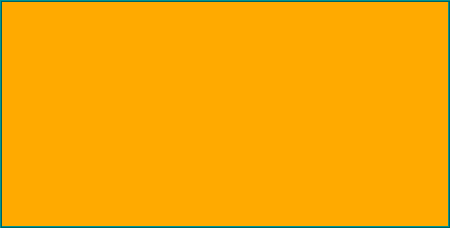
<?xml version="1.0" encoding="UTF-8"?>
<ui version="4.0">
 <class>Carregar</class>
 <widget class="QWidget" name="Carregar">
  <property name="geometry">
   <rect>
    <x>0</x>
    <y>0</y>
    <width>450</width>
    <height>228</height>
   </rect>
  </property>
  <property name="minimumSize">
   <size>
    <width>450</width>
    <height>228</height>
   </size>
  </property>
  <property name="maximumSize">
   <size>
    <width>450</width>
    <height>228</height>
   </size>
  </property>
  <property name="windowTitle">
   <string>Form</string>
  </property>
  <property name="styleSheet">
   <string notr="true">QWidget{	
	border-style: ridge;
    border-width: 2px;
    border-color: rgb(0, 98, 98);
	background-color: rgb(255, 170, 0);
	color: rgb(255, 255, 255);
}
</string>
  </property>
  <layout class="QVBoxLayout" name="verticalLayout">
   <property name="spacing">
    <number>2</number>
   </property>
   <property name="leftMargin">
    <number>4</number>
   </property>
   <property name="topMargin">
    <number>4</number>
   </property>
   <property name="rightMargin">
    <number>4</number>
   </property>
   <property name="bottomMargin">
    <number>4</number>
   </property>
   <item>
    <widget class="QFrame" name="frame_3">
     <property name="styleSheet">
      <string notr="true">border: 0px;

</string>
     </property>
     <property name="frameShape">
      <enum>QFrame::StyledPanel</enum>
     </property>
     <property name="frameShadow">
      <enum>QFrame::Raised</enum>
     </property>
     <layout class="QVBoxLayout" name="verticalLayout_2">
      <property name="spacing">
       <number>2</number>
      </property>
      <property name="leftMargin">
       <number>5</number>
      </property>
      <property name="topMargin">
       <number>5</number>
      </property>
      <property name="rightMargin">
       <number>5</number>
      </property>
      <property name="bottomMargin">
       <number>5</number>
      </property>
     </layout>
    </widget>
   </item>
  </layout>
 </widget>
 <resources/>
 <connections/>
</ui>
